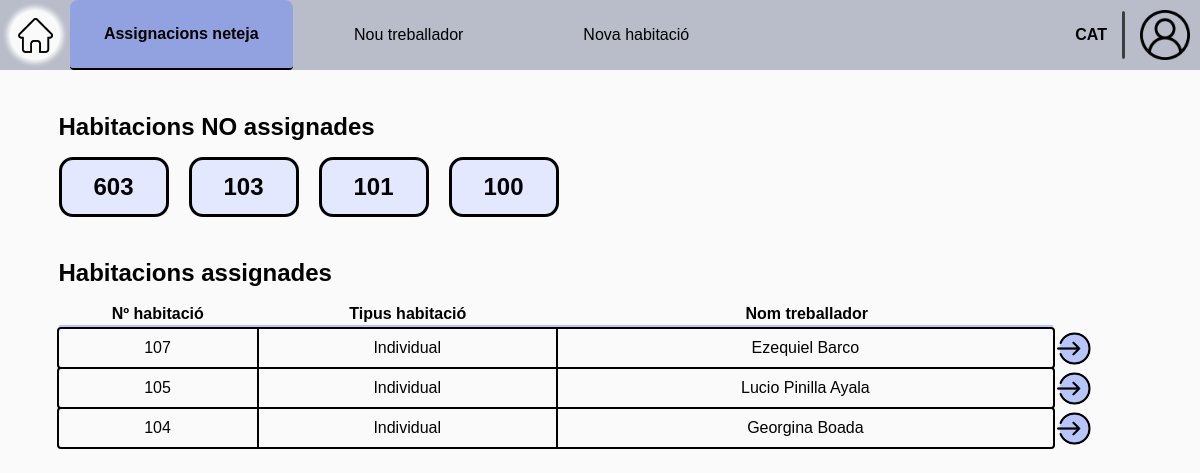
Page /planner/room-assignment/ (signed in) on the committed database.
### Reception/models.py (models this page shows, shortened)
class Room(models.Model):
    is_clean = models.BooleanField()
    is_taken = models.BooleanField()
    room_num = models.IntegerField(unique=True)
    room_type = models.CharField(
        max_length=c.DROPDOWN_MAX_LENGTH,
        choices=c.get_room_types,
        default='Double'
    )
    room_price = models.IntegerField(default=0)
    cleaner = models.ForeignKey(Worker, on_delete=models.SET_NULL, null=True, blank=True,
                                limit_choices_to={'type': 'cleaner'})

class HotelUser(AbstractUser):
    email = models.EmailField()
    phone_number = models.CharField(max_length=c.PHONE_NUMBER_LENGTH)
    id_number = models.CharField(max_length=c.ID_NUMBER, blank=True, unique=True)

### Planner/views.py (the view)
# urls.py: path('room-assignment/', v.room_assignment, name='room_assignment'),
@worker_required('planner')
def room_assignment(request):
    assigned_rooms = Room.objects.filter(is_taken=False, is_clean=False, cleaner__isnull=False).order_by('-room_num')
    unassigned_rooms = Room.objects.filter(is_taken=False, is_clean=False, cleaner__isnull=True).order_by('-room_num')
    return render(request, c.get_room_assignment_path(1), {
        'assigned_rooms': assigned_rooms,
        'unassigned_rooms': unassigned_rooms
    })

### Planner/config.py (called while the page is built)
    @staticmethod
    def get_room_assignment_path(n: int):
        return ROOM_ASSIGNMENT_PATHS[n]

### templates/worker/planner/room_assignment_list.html (shortened to what this page needs)
{% extends "worker/planner/base_planner.html" %}
{% load static %}
{% block extra_css %}
    <link rel="stylesheet" href="{% static 'css/worker/planner/planner_room_assignment.css' %}">
{% endblock extra_css %}
{% block id_room_assignment %} id="current-page" {% endblock id_room_assignment %}
{% block content %}
    <div class="main">
        <ul class="reservation-list">
            <div class="cleaner-room-list">
                <h2>Habitacions NO assignades</h2>
                <div class="cleaner-rooms">
                    {% for room in unassigned_rooms %}
                        <a href="{% url 'planner_room_detail' room.id %}">
                            <button class="cleaned-room">{{ room.room_num }}</button>
                        </a>
                    {% empty %}
                        <p>No hi ha habitacions sense assignar.</p>
                    {% endfor %}
                </div>
            </div>
            <h2>Habitacions assignades</h2>
            <ul class="list-index">
                <li id="reservation-id">Nº habitació</li>
                <li id="exit">Tipus habitació</li>
                <li id="name">Nom treballador</li>
            </ul>
            <div id="divider"></div>
            {% for room in assigned_rooms %}
                <div class="list-div">
                    <li>
                        <div id="reservation-id">{{ room.room_num }}</div>
                        <div id="exit">{{ room.room_type }}</div>
                        <div id="name">{{ room.cleaner.get_full_name }}</div>
                    </li>
                    <div class="list-extra">
                        <a class="icon" href="{% url 'planner_room_detail' room.id %}"><img id="check" width="30"
                                                                                            height="30"
                                                                                            src="{% static 'img/icons/enter-icon.png' %}"
                                                                                            alt="delete"></a>
                    </div>
                </div>
            {% empty %}
                <p>No hi ha habitacions assignades.</p>
            {% endfor %}
        </ul>
    </div>
{% endblock content %}

### static/css/base.css (style rules this page uses)
body { background-color: #fafafa; font-family: "Gill Sans MT", Arial, sans-serif; margin: 0; padding: 0; aspect-ratio: 16 / 9; width: 100%; height: 100vh; display: flex; flex-direction: column; }
.main { position: relative; display: flex; flex-direction: column; align-items: center; height: 95%; width: 95%; max-height: 900px; max-width: 1600px; gap: 10px; margin-bottom: 10px; }

### static/css/worker/worker.css (style rules this page uses)
button { cursor: pointer; }
h2 { margin-top: 10px; margin-bottom: 0; font-size: 1.5em; font-weight: bold; }
.list-index { width: 92%; margin: 0; display: flex; flex-direction: row; justify-content: space-around; padding: 0; }
.list-index li { display: flex; justify-content: center; align-items: center; font-weight: bold; border-right: solid 2px #fafafa; list-style-type: none; padding: 0; }
.list-index li:last-child { border-right: none; }
.list-extra { width: 8%; padding-left: 2px; display: flex; flex-direction: row; justify-content: space-evenly; }
.list-extra a { width: 95%; text-decoration: none; }
.icon { display: flex; align-items: center; height: 100%; width: 30px; border: none; }
#check { width: 35px; height: 35px; }
.icon img { width: 30px; height: 30px; }
.reservation-list { width: 95%; display: flex; flex-direction: column; gap: 2px; margin: 0; padding: 0; }
#divider { width: calc(92% - 2px); height: 2px; border-radius: 5px; background-color: #B7C5FBFF; }
.list-div { display: flex; flex-direction: row; justify-content: flex-start; }
.list-div li { width: 92%; display: flex; flex-direction: row; justify-content: space-around; outline: solid 2px black; border-radius: 2px; }
.list-div li div { display: flex; justify-content: center; align-items: center; padding: 10px 0; border-right: solid 2px black; }
.list-div li div:last-child { border-right: none; }
#reservation-id { width: 8%; }
#exit { width: 16%; }
#name { width: 32%; }

### static/css/worker/planner/planner_room_assignment.css (style rules this page uses)
h2 { margin-bottom: 16px; margin-top: 30px; }
.cleaner-room-list { width: 100%; display: flex; flex-direction: column; flex-wrap: wrap; align-content: flex-start; margin-bottom: 10px; }
.cleaner-rooms { display: flex; flex-direction: row; flex-wrap: wrap; align-items: center; gap: 20px; }
.cleaner-rooms button { width: 110px; font-size: 1.5em; font-weight: bold; padding: 13px; border: solid 3px black; border-radius: 14px; }
.cleaned-room { background-color: #e3e8ff; }
#reservation-id { width: 20%; }
#exit { width: 30%; }
#name { width: 50%; }
.main { align-content: center; }

### rows in the picture
Room: room_num "603"
Room: room_num "103"
Room: room_num "101"
Room: room_num "100"
Room: room_num "107", room_type "Individual", cleaner.get_full_name "Ezequiel Barco"
Room: room_num "105", room_type "Individual", cleaner.get_full_name "Lucio Pinilla Ayala"
Room: room_num "104", room_type "Individual", cleaner.get_full_name "Georgina Boada"
